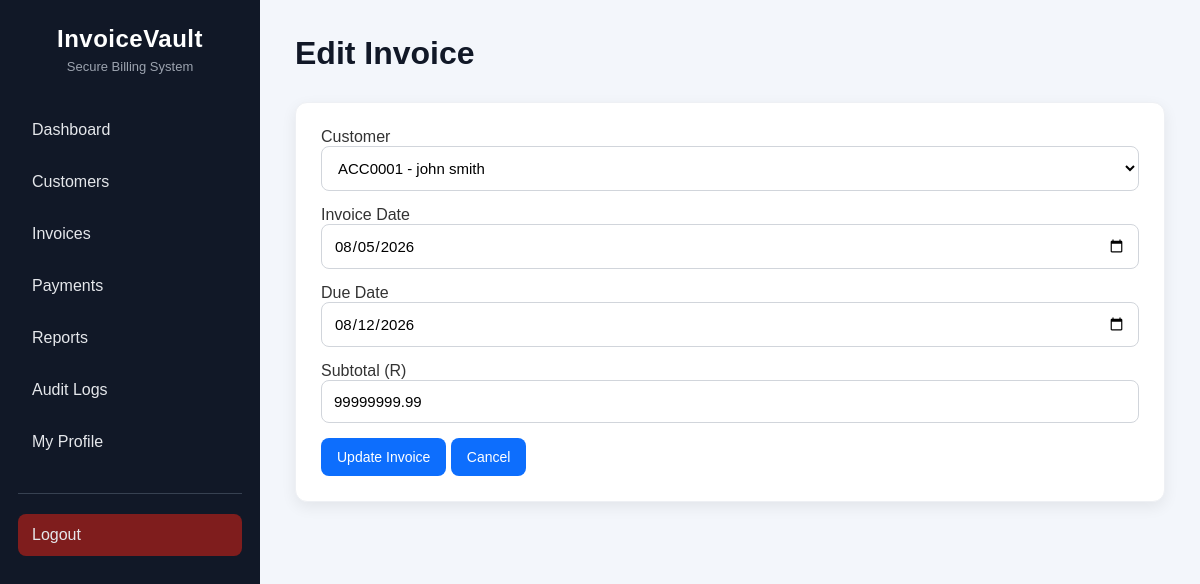
/edit_invoice.php?id=3 (signed in), run on the app's committed database.
### tables this page shows
CREATE TABLE `invoices` (
  `invoice_id` int(11) NOT NULL,
  `invoice_number` varchar(30) DEFAULT NULL,
  `customer_id` int(11) NOT NULL,
  `invoice_date` date NOT NULL,
  `due_date` date NOT NULL,
  `subtotal` decimal(10,2) DEFAULT NULL,
  `vat` decimal(10,2) DEFAULT NULL,
  `total` decimal(10,2) DEFAULT NULL,
  `status` enum('Unpaid','Partially Paid','Paid') DEFAULT 'Unpaid',
  `created_at` timestamp NOT NULL DEFAULT current_timestamp()
);

CREATE TABLE `customers` (
  `customer_id` int(11) NOT NULL,
  `first_name` varchar(50) NOT NULL,
  `last_name` varchar(50) NOT NULL,
  `email` varchar(100) DEFAULT NULL,
  `phone` varchar(20) DEFAULT NULL,
  `address` text DEFAULT NULL,
  `city` varchar(50) DEFAULT NULL,
  `province` varchar(50) DEFAULT NULL,
  `postal_code` varchar(10) DEFAULT NULL,
  `account_status` enum('Active','Inactive') DEFAULT 'Active',
  `account_number` varchar(30) NOT NULL,
  `created_at` timestamp NOT NULL DEFAULT current_timestamp()
);

### edit_invoice.php (the view, shortened to what this page needs)
<?php
include 'config/db.php';
$id = intval($_GET['id']);
$customers = $conn->query("
SELECT customer_id,
account_number,
first_name,
last_name
FROM customers
WHERE account_status='Active'
ORDER BY first_name
");
$stmt = $conn->prepare("
SELECT *
FROM invoices
WHERE invoice_id=?
");
$stmt->bind_param("i",$id);
$stmt->execute();
$result=$stmt->get_result();
$invoice=$result->fetch_assoc();
?>
<!DOCTYPE html>
<html>
<head>
<link rel="stylesheet" href="assets/css/style.css">
</head>
<body>
<div class="dashboard-container">
<?php include 'includes/sidebar.php'; ?>
<div class="main-content">
<div class="header">
<h1>Edit Invoice</h1>
</div>
<div class="table-section">
<form method="POST">
    <label>Customer</label>
<select name="customer_id" required>
<?php while($customer = $customers->fetch_assoc()){ ?>
<option
value="<?php echo $customer['customer_id']; ?>"
<?php if($customer['customer_id']==$invoice['customer_id']) echo "selected"; ?>>
<?php
echo htmlspecialchars(
$customer['account_number']." - ".
$customer['first_name']." ".
$customer['last_name']
);
?>
</option>
<?php } ?>
</select>
<label>Invoice Date</label>
<input
type="date"
name="invoice_date"
value="<?php echo $invoice['invoice_date']; ?>"
required>
<label>Due Date</label>
<input
type="date"
name="due_date"
value="<?php echo $invoice['due_date']; ?>"
required>
<label>Subtotal (R)</label>
<input
type="number"
name="subtotal"
step="0.01"
min="0"
value="<?php echo $invoice['subtotal']; ?>"
required>
<button type="submit" name="update">
Update Invoice
</button>
<a href="invoices.php">
<button type="button">
Cancel
</button>
</a>
</form>
</div>
</div>
</div>
</body>
</html>

### assets/css/style.css (style rules this page uses)
* { margin:0; padding:0; box-sizing:border-box; font-family:Arial, Helvetica, sans-serif; }
body { background:#f3f6fb; color:#333; }
a { text-decoration:none; }
input, select { width:100%; padding:12px; margin-bottom:15px; border:1px solid #d1d5db; border-radius:8px; font-size:15px; background:#fff; }
button { padding:11px 16px; border:none; border-radius:8px; background:#0d6efd; color:#fff; cursor:pointer; font-size:14px; transition:.2s ease; width:auto; }
.dashboard-container { display:flex; min-height:100vh; }
.main-content { flex:1; padding:35px; overflow-x:auto; }
.header { margin-bottom:30px; }
.header h1 { margin-bottom:8px; color:#111827; }
.table-section { margin-top:30px; background:white; padding:25px; border-radius:12px; box-shadow:0 5px 15px rgba(0,0,0,.07); border:1px solid #eef0f4; }

### data on the page
invoices: customer_id "ACC0001 - john smith", invoice_date "08/05/2026", due_date "08/12/2026", subtotal "99999999.99"
